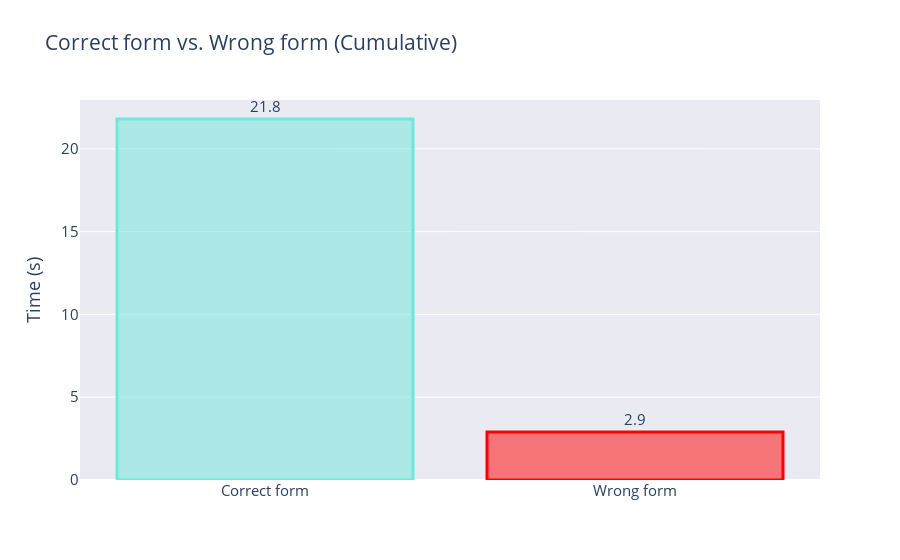

This figure's notebook cell:
### Code cell
fig3 = go.Figure([go.Bar(x=x_bar, 
                         y=y_bar,
                         text=y_bar, 
                         textposition='outside',
                         marker=dict(color=form_colors,
                                     line=dict(color=form_line_colors,
                                               width=3))
                        )])

fig3.update_layout(title='Correct form vs. Wrong form (Cumulative)',
                   yaxis_title='Time (s)',
                   plot_bgcolor='#EAEAF2',
                   font_size=15
                  )

fig3.show()

### Figure 1 — Plotly figure (JSON) as saved in the notebook; plotly's stock layout.template omitted (floating-point values rounded to 4 significant figures)
{"data": [{"marker": {"color": ["rgba(111, 231, 219, 0.5)", "rgba(255,0,0,0.5)"], "line": {"color": ["rgba(111, 231, 219, 1)", "rgba(255,0,0,1)"], "width": 3}}, "text": ["21.8", "2.9"], "textposition": "outside", "type": "bar", "x": ["Correct form", "Wrong form"], "y": [21.8, 2.9]}], "layout": {"font": {"size": 15}, "plot_bgcolor": "#EAEAF2", "title": {"text": "Correct form vs. Wrong form (Cumulative)"}, "yaxis": {"title": {"text": "Time (s)"}}}}
